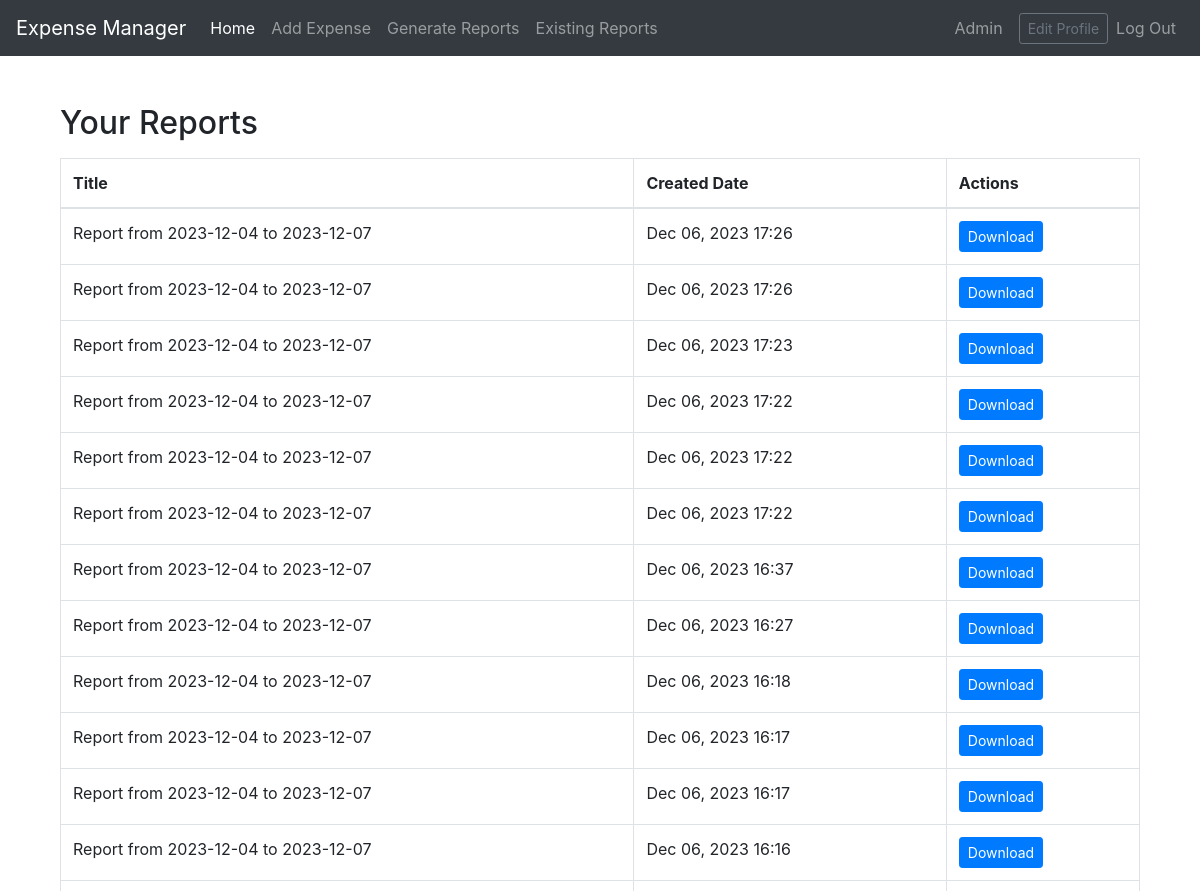
Before: /view-reports/ (signed in, upper part) with the older database file.
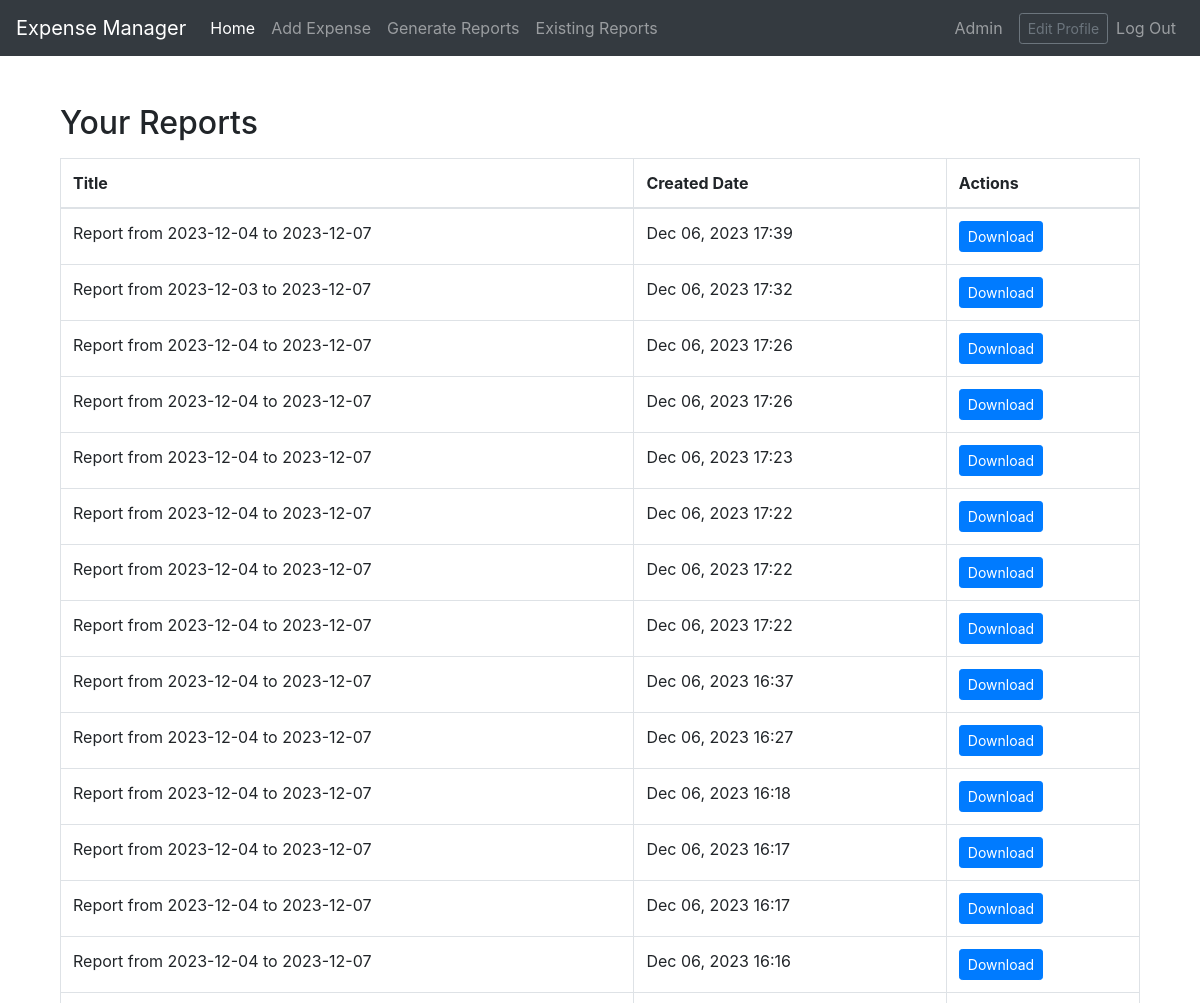
After: the same page with the newer database file.
### expenses/models.py (models this page shows, shortened)
class Report(models.Model):
    user = models.ForeignKey(User, on_delete=models.CASCADE)
    title = models.CharField(max_length=100)
    created_date = models.DateTimeField(auto_now_add=True)
    report_file = models.FileField(upload_to='reports/', blank=True, null=True)
    unique_id = models.UUIDField(default=uuid.uuid4, editable=False, unique=True)

### expenses/views.py (the view)
# urls.py: path('view-reports/', view_reports, name='view_reports'),
@login_required
def view_reports(request):
    user = request.user
    user_reports = Report.objects.filter(user=request.user).order_by('-created_date')
    context = {'reports': user_reports}
    return render(request, 'expenses/view_reports.html', context)

### expenses/templates/expenses/view_reports.html (shortened to what this page needs)
{% extends 'base.html' %}
{% block content %}
<div class="container mt-4">
    <h2 class="mb-3">Your Reports</h2>
    <div class="table-responsive">
        <table class="table table-bordered">
            <thead>
                <tr>
                    <th>Title</th>
                    <th>Created Date</th>
                    <th>Actions</th>
                </tr>
            </thead>
            <tbody>
                {% for report in reports %}
                <tr>
                    <td>{{ report.title }}</td>
                    <td>{{ report.created_date|date:"M d, Y H:i" }}</td>
                    <td>
                        {% if report.report_file %}
                        <a href="{{ report.report_file.url }}" class="btn btn-primary btn-sm" download ="{{ csv_file_name }}" download>Download</a>
                        {% endif %}
                    </td>
                </tr>
                {% empty %}
                <tr>
                    <td colspan="3">No reports found.</td>
                </tr>
                {% endfor %}
            </tbody>
        </table>
    </div>
</div>
{% endblock %}

Changed rows visible on the page:
added Report: title "Report from 2023-12-04 to 2023-12-07", created_date "Dec 06, 2023 17:39"
added Report: title "Report from 2023-12-03 to 2023-12-07", created_date "Dec 06, 2023 17:32"
